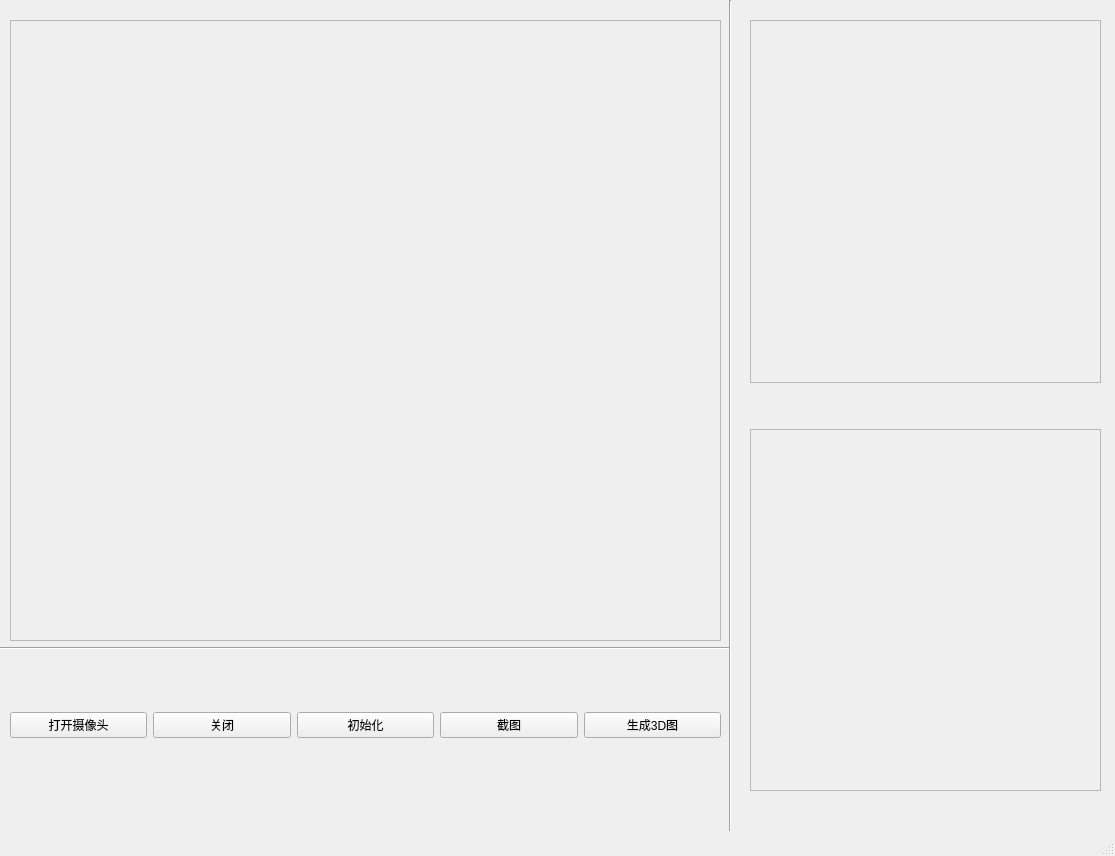
<?xml version="1.0" encoding="UTF-8"?>
<ui version="4.0">
 <class>MainWindow</class>
 <widget class="QMainWindow" name="MainWindow">
  <property name="geometry">
   <rect>
    <x>0</x>
    <y>0</y>
    <width>1115</width>
    <height>856</height>
   </rect>
  </property>
  <property name="windowTitle">
   <string>MainWindow</string>
  </property>
  <widget class="QWidget" name="centralwidget">
   <widget class="QWidget" name="verticalLayoutWidget">
    <property name="geometry">
     <rect>
      <x>10</x>
      <y>20</y>
      <width>711</width>
      <height>621</height>
     </rect>
    </property>
    <layout class="QVBoxLayout" name="verticalLayout">
     <item>
      <widget class="QFrame" name="frame">
       <property name="frameShape">
        <enum>QFrame::StyledPanel</enum>
       </property>
       <property name="frameShadow">
        <enum>QFrame::Raised</enum>
       </property>
       <widget class="QLabel" name="vediolabel">
        <property name="geometry">
         <rect>
          <x>160</x>
          <y>150</y>
          <width>54</width>
          <height>12</height>
         </rect>
        </property>
        <property name="text">
         <string/>
        </property>
       </widget>
      </widget>
     </item>
    </layout>
   </widget>
   <widget class="QWidget" name="verticalLayoutWidget_2">
    <property name="geometry">
     <rect>
      <x>750</x>
      <y>20</y>
      <width>351</width>
      <height>771</height>
     </rect>
    </property>
    <layout class="QVBoxLayout" name="verticalLayout_2">
     <item>
      <widget class="QFrame" name="frame_2">
       <property name="frameShape">
        <enum>QFrame::StyledPanel</enum>
       </property>
       <property name="frameShadow">
        <enum>QFrame::Raised</enum>
       </property>
       <widget class="QLabel" name="framelabel">
        <property name="geometry">
         <rect>
          <x>110</x>
          <y>180</y>
          <width>54</width>
          <height>12</height>
         </rect>
        </property>
        <property name="text">
         <string/>
        </property>
       </widget>
      </widget>
     </item>
     <item>
      <spacer name="verticalSpacer">
       <property name="orientation">
        <enum>Qt::Vertical</enum>
       </property>
       <property name="sizeType">
        <enum>QSizePolicy::Fixed</enum>
       </property>
       <property name="sizeHint" stdset="0">
        <size>
         <width>20</width>
         <height>40</height>
        </size>
       </property>
      </spacer>
     </item>
     <item>
      <widget class="QFrame" name="frame_3">
       <property name="frameShape">
        <enum>QFrame::StyledPanel</enum>
       </property>
       <property name="frameShadow">
        <enum>QFrame::Raised</enum>
       </property>
       <widget class="QLabel" name="facelabel">
        <property name="geometry">
         <rect>
          <x>110</x>
          <y>180</y>
          <width>54</width>
          <height>12</height>
         </rect>
        </property>
        <property name="text">
         <string/>
        </property>
       </widget>
      </widget>
     </item>
    </layout>
   </widget>
   <widget class="QWidget" name="horizontalLayoutWidget">
    <property name="geometry">
     <rect>
      <x>10</x>
      <y>660</y>
      <width>711</width>
      <height>131</height>
     </rect>
    </property>
    <layout class="QHBoxLayout" name="horizontalLayout">
     <item>
      <widget class="QPushButton" name="openCamBtn">
       <property name="text">
        <string>打开摄像头</string>
       </property>
      </widget>
     </item>
     <item>
      <widget class="QPushButton" name="closeWinBtn">
       <property name="text">
        <string>关闭</string>
       </property>
      </widget>
     </item>
     <item>
      <widget class="QPushButton" name="initFaceBtn">
       <property name="text">
        <string>初始化</string>
       </property>
      </widget>
     </item>
     <item>
      <widget class="QPushButton" name="cutScreenBtn">
       <property name="text">
        <string>截图</string>
       </property>
      </widget>
     </item>
     <item>
      <widget class="QPushButton" name="create3DBtn">
       <property name="text">
        <string>生成3D图</string>
       </property>
      </widget>
     </item>
    </layout>
   </widget>
   <widget class="Line" name="line">
    <property name="geometry">
     <rect>
      <x>0</x>
      <y>640</y>
      <width>731</width>
      <height>16</height>
     </rect>
    </property>
    <property name="orientation">
     <enum>Qt::Horizontal</enum>
    </property>
   </widget>
   <widget class="Line" name="line_2">
    <property name="geometry">
     <rect>
      <x>720</x>
      <y>0</y>
      <width>20</width>
      <height>831</height>
     </rect>
    </property>
    <property name="orientation">
     <enum>Qt::Vertical</enum>
    </property>
   </widget>
  </widget>
  <widget class="QMenuBar" name="menubar">
   <property name="geometry">
    <rect>
     <x>0</x>
     <y>0</y>
     <width>1115</width>
     <height>23</height>
    </rect>
   </property>
  </widget>
  <widget class="QStatusBar" name="statusbar"/>
 </widget>
 <resources/>
 <connections/>
</ui>
